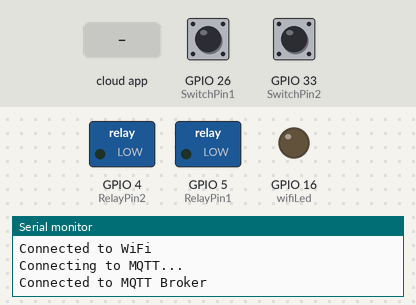
Recording of a sketch running on a simulated ESP32. On the bench: switched loads named in the sketch (green lamp = pin HIGH), output pins drawn as LEDs (lit = HIGH), the last lines printed to the serial monitor. Dashed ring = blinking. Inputs (shaded band) come from the test bench; at power-on: GPIO 26 (SwitchPin1) HIGH, GPIO 33 (SwitchPin2) HIGH. WiFi joins after 1.5 s; servers stay silent unless stated; no MQTT or app messages arrive unless stated.

Above: at 4.7 s.
4.8 s: GPIO 26 (SwitchPin1) pulled LOW for 1 s
At 6.6 s:
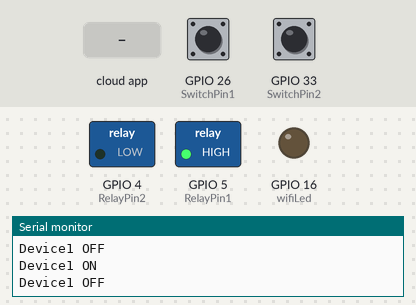
7.4 s: the phone or cloud app sets switch2 to 0
At 8.6 s:
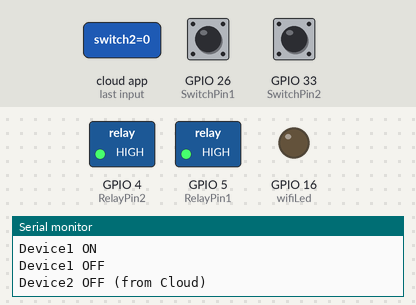
8.9 s: the phone or cloud app sets switch1 to 1
At 10.0 s:
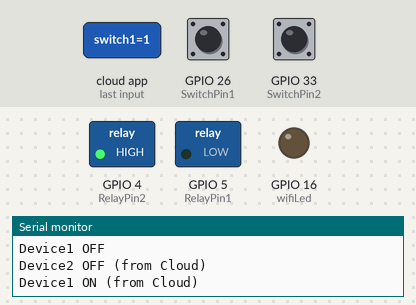
10.4 s: GPIO 33 (SwitchPin2) pulled LOW for 1 s
At 11.05 s:
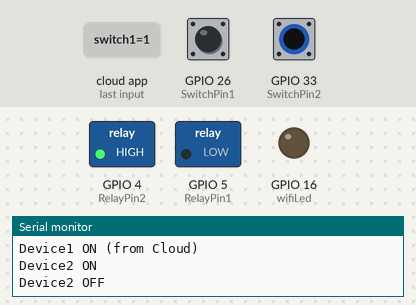
13.0 s: GPIO 33 (SwitchPin2) pulled LOW for 0.15 s
At 14.4 s:
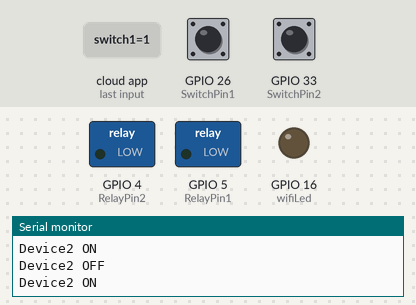
14.7 s: GPIO 33 (SwitchPin2) pulled LOW for 3.2 s
At 18.4 s:
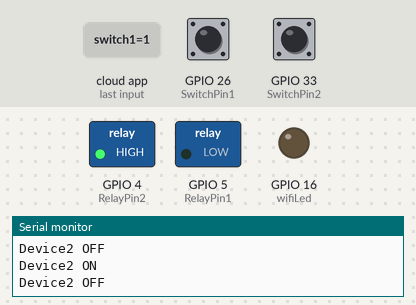
Timing chart, 0 to 19.9 s (numbered marks = the images above; inputs shaded):
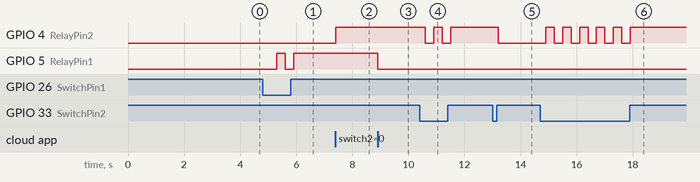

Measured:
- after the input at 4.8 s, GPIO 5 (RelayPin1): LOW → HIGH after 0.50 s, → LOW 0.30 s later, → HIGH 0.30 s later
- after the input at 7.4 s, GPIO 4 (RelayPin2): LOW → HIGH at once
- after the input at 8.9 s, GPIO 5 (RelayPin1): HIGH → LOW at once
- after the input at 10.4 s, GPIO 4 (RelayPin2): alternates HIGH for 0.30 s and LOW for 0.30 s, 4 changes in all, then stays HIGH, starting after 0.20 s
- after the input at 13.0 s, GPIO 4 (RelayPin2): HIGH → LOW after 0.20 s
- after the input at 14.7 s, GPIO 4 (RelayPin2): alternates HIGH for 0.30 s and LOW for 0.30 s, 11 changes in all, then stays HIGH, starting after 0.20 s

The sketch:

final.ino
```cpp
#include <ArduinoIoTCloud.h>
#include <Arduino_ConnectionHandler.h>
#include <WiFi.h>
#include <PubSubClient.h>
#include <WiFiClientSecure.h>

// Cloud configuration details
const char THING_ID[] = "b5c1aece-8e11-4351-b160-432c9722b2af";
const char DEVICE_LOGIN_NAME[] = "bdd892bd-f43e-4e82-8562-350117fc70ea";
const char DEVICE_KEY[] = "dTLl!1nzzxLz@0LPOpHpm4v#b";


// Network credentials
#define SECRET_SSID "Narzo"
#define SECRET_PASS "0101010101"

// MQTT broker credentials
const char* mqttServer = "faf8ea67d34245ff9ab5e0e4241c3d58.s1.eu.hivemq.cloud";
const int mqttPort = 8883; // Secure port for MQTT
const char* mqttUser = "farhaan114";
const char* mqttPassword = "sudopw";
const char* mqttTopic1 = "home/device1/control";
const char* mqttTopic2 = "home/device2/control";

// Define GPIO pins for relays and switches
#define RelayPin1 5  // GPIO for Relay 1
#define RelayPin2 4  // GPIO for Relay 2
#define SwitchPin1 26 // GPIO for Switch 1
#define SwitchPin2 33  // GPIO for Switch 2
#define wifiLed 16    // Built-in LED

int toggleState_1 = 0;
int toggleState_2 = 0;

WiFiClientSecure wifiClient;
PubSubClient client(wifiClient);
CloudSwitch switch1;
CloudSwitch switch2;

void relayOnOff(int relay) {
  if (relay == 1) {
    toggleState_1 = !toggleState_1;
    digitalWrite(RelayPin1, toggleState_1 ? LOW : HIGH);
    Serial.println(toggleState_1 ? "Device1 ON" : "Device1 OFF");
  } else if (relay == 2) {
    toggleState_2 = !toggleState_2;
    digitalWrite(RelayPin2, toggleState_2 ? LOW : HIGH);
    Serial.println(toggleState_2 ? "Device2 ON" : "Device2 OFF");
  }
  delay(100);
}

void manual_control() {
  if (digitalRead(SwitchPin1) == LOW) {
    delay(200);
    relayOnOff(1);
  }
  if (digitalRead(SwitchPin2) == LOW) {
    delay(200);
    relayOnOff(2);
  }
}

void onSwitch1Change() {
  digitalWrite(RelayPin1, switch1 ? LOW : HIGH);
  Serial.println(switch1 ? "Device1 ON (from Cloud)" : "Device1 OFF (from Cloud)");
}

void onSwitch2Change() {
  digitalWrite(RelayPin2, switch2 ? LOW : HIGH);
  Serial.println(switch2 ? "Device2 ON (from Cloud)" : "Device2 OFF (from Cloud)");
}

void initProperties() {
  ArduinoCloud.setBoardId(DEVICE_LOGIN_NAME);
  ArduinoCloud.setSecretDeviceKey(DEVICE_KEY);
  ArduinoCloud.setThingId(THING_ID);
  ArduinoCloud.addProperty(switch1, READWRITE, ON_CHANGE, onSwitch1Change);
  ArduinoCloud.addProperty(switch2, READWRITE, ON_CHANGE, onSwitch2Change);
}

void mqttCallback(char* topic, byte* payload, unsigned int length) {
  String message;
  for (unsigned int i = 0; i < length; i++) {
    message += (char)payload[i];
  }

  if (String(topic) == mqttTopic1) {
    if (message == "ON") relayOnOff(1);
    else if (message == "OFF") relayOnOff(1);
  } else if (String(topic) == mqttTopic2) {
    if (message == "ON") relayOnOff(2);
    else if (message == "OFF") relayOnOff(2);
  }
}

void connectToMqtt() {
  while (!client.connected()) {
    Serial.println("Connecting to MQTT...");
    if (client.connect("ArduinoClient", mqttUser, mqttPassword)) {
      Serial.println("Connected to MQTT Broker");
      client.subscribe(mqttTopic1);
      client.subscribe(mqttTopic2);
    } else {
      Serial.print("MQTT connection failed, rc=");
      Serial.print(client.state());
      delay(2000);
    }
  }
}

WiFiConnectionHandler ArduinoIoTPreferredConnection(SECRET_SSID, SECRET_PASS);

void setup() {
  Serial.begin(115200);
  delay(1500);

  initProperties();
  ArduinoCloud.begin(ArduinoIoTPreferredConnection);
  setDebugMessageLevel(2);
  ArduinoCloud.printDebugInfo();

  WiFi.begin(SECRET_SSID, SECRET_PASS);
  WiFi.setAutoReconnect(true);
  while (WiFi.status() != WL_CONNECTED) {
    delay(1000);
    Serial.println("Connecting to WiFi...");
  }
  Serial.println("Connected to WiFi");

  wifiClient.setCACert(
"-----BEGIN CERTIFICATE-----\n"
"MIIFazCCA1OgAwIBAgIRAIIQz7DSQONZRGPgu2OCiwAwDQYJKoZIhvcNAQELBQAw\n"
"TzELMAkGA1UEBhMCVVMxKTAnBgNVBAoTIEludGVybmV0IFNlY3VyaXR5IFJlc2Vh\n"
"cmNoIEdyb3VwMRUwEwYDVQQDEwxJU1JHIFJvb3QgWDEwHhcNMTUwNjA0MTEwNDM4\n"
"WhcNMzUwNjA0MTEwNDM4WjBPMQswCQYDVQQGEwJVUzEpMCcGA1UEChMgSW50ZXJu\n"
"ZXQgU2VjdXJpdHkgUmVzZWFyY2ggR3JvdXAxFTATBgNVBAMTDElTUkcgUm9vdCBY\n"
"MTCCAiIwDQYJKoZIhvcNAQEBBQADggIPADCCAgoCggIBAK3oJHP0FDfzm54rVygc\n"
"h77ct984kIxuPOZXoHj3dcKi/vVqbvYATyjb3miGbESTtrFj/RQSa78f0uoxmyF+\n"
"0TM8ukj13Xnfs7j/EvEhmkvBioZxaUpmZmyPfjxwv60pIgbz5MDmgK7iS4+3mX6U\n"
"A5/TR5d8mUgjU+g4rk8Kb4Mu0UlXjIB0ttov0DiNewNwIRt18jA8+o+u3dpjq+sW\n"
"T8KOEUt+zwvo/7V3LvSye0rgTBIlDHCNAymg4VMk7BPZ7hm/ELNKjD+Jo2FR3qyH\n"
"B5T0Y3HsLuJvW5iB4YlcNHlsdu87kGJ55tukmi8mxdAQ4Q7e2RCOFvu396j3x+UC\n"
"B5iPNgiV5+I3lg02dZ77DnKxHZu8A/lJBdiB3QW0KtZB6awBdpUKD9jf1b0SHzUv\n"
"KBds0pjBqAlkd25HN7rOrFleaJ1/ctaJxQZBKT5ZPt0m9STJEadao0xAH0ahmbWn\n"
"OlFuhjuefXKnEgV4We0+UXgVCwOPjdAvBbI+e0ocS3MFEvzG6uBQE3xDk3SzynTn\n"
"jh8BCNAw1FtxNrQHusEwMFxIt4I7mKZ9YIqioymCzLq9gwQbooMDQaHWBfEbwrbw\n"
"qHyGO0aoSCqI3Haadr8faqU9GY/rOPNk3sgrDQoo//fb4hVC1CLQJ13hef4Y53CI\n"
"rU7m2Ys6xt0nUW7/vGT1M0NPAgMBAAGjQjBAMA4GA1UdDwEB/wQEAwIBBjAPBgNV\n"
"HRMBAf8EBTADAQH/MB0GA1UdDgQWBBR5tFnme7bl5AFzgAiIyBpY9umbbjANBgkq\n"
"hkiG9w0BAQsFAAOCAgEAVR9YqbyyqFDQDLHYGmkgJykIrGF1XIpu+ILlaS/V9lZL\n"
"ubhzEFnTIZd+50xx+7LSYK05qAvqFyFWhfFQDlnrzuBZ6brJFe+GnY+EgPbk6ZGQ\n"
"3BebYhtF8GaV0nxvwuo77x/Py9auJ/GpsMiu/X1+mvoiBOv/2X/qkSsisRcOj/KK\n"
"NFtY2PwByVS5uCbMiogziUwthDyC3+6WVwW6LLv3xLfHTjuCvjHIInNzktHCgKQ5\n"
"ORAzI4JMPJ+GslWYHb4phowim57iaztXOoJwTdwJx4nLCgdNbOhdjsnvzqvHu7Ur\n"
"TkXWStAmzOVyyghqpZXjFaH3pO3JLF+l+/+sKAIuvtd7u+Nxe5AW0wdeRlN8NwdC\n"
"jNPElpzVmbUq4JUagEiuTDkHzsxHpFKVK7q4+63SM1N95R1NbdWhscdCb+ZAJzVc\n"
"oyi3B43njTOQ5yOf+1CceWxG1bQVs5ZufpsMljq4Ui0/1lvh+wjChP4kqKOJ2qxq\n"
"4RgqsahDYVvTH9w7jXbyLeiNdd8XM2w9U/t7y0Ff/9yi0GE44Za4rF2LN9d11TPA\n"
"mRGunUHBcnWEvgJBQl9nJEiU0Zsnvgc/ubhPgXRR4Xq37Z0j4r7g1SgEEzwxA57d\n"
"emyPxgcYxn/eR44/KJ4EBs+lVDR3veyJm+kXQ99b21/+jh5Xos1AnX5iItreGCc=\n"
"-----END CERTIFICATE-----\n");
  client.setServer(mqttServer, mqttPort);
  client.setCallback(mqttCallback);

  pinMode(RelayPin1, OUTPUT);
  pinMode(RelayPin2, OUTPUT);
  pinMode(SwitchPin1, INPUT_PULLUP);
  pinMode(SwitchPin2, INPUT_PULLUP);
  pinMode(wifiLed, OUTPUT);
}

void loop() {
  ArduinoCloud.update();
  if (!client.connected()) {
    connectToMqtt();
  }
  client.loop();
  manual_control();
}
```
